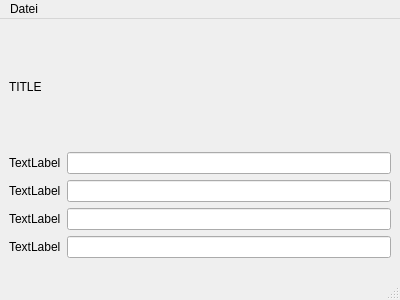
<?xml version="1.0" encoding="UTF-8"?>
<ui version="4.0">
 <class>C3dNamingDialog</class>
 <widget class="QMainWindow" name="C3dNamingDialog">
  <property name="geometry">
   <rect>
    <x>0</x>
    <y>0</y>
    <width>400</width>
    <height>300</height>
   </rect>
  </property>
  <property name="windowTitle">
   <string>C3dNamingDialog</string>
  </property>
  <widget class="QWidget" name="centralwidget">
   <layout class="QVBoxLayout" name="verticalLayout">
    <item>
     <widget class="QLabel" name="label_5">
      <property name="text">
       <string>TITLE</string>
      </property>
     </widget>
    </item>
    <item>
     <layout class="QFormLayout" name="formLayout">
      <item row="0" column="0">
       <widget class="QLabel" name="label">
        <property name="text">
         <string>TextLabel</string>
        </property>
       </widget>
      </item>
      <item row="0" column="1">
       <widget class="QLineEdit" name="lineEdit"/>
      </item>
      <item row="1" column="0">
       <widget class="QLabel" name="label_2">
        <property name="text">
         <string>TextLabel</string>
        </property>
       </widget>
      </item>
      <item row="1" column="1">
       <widget class="QLineEdit" name="lineEdit_2"/>
      </item>
      <item row="2" column="0">
       <widget class="QLabel" name="label_3">
        <property name="text">
         <string>TextLabel</string>
        </property>
       </widget>
      </item>
      <item row="2" column="1">
       <widget class="QLineEdit" name="lineEdit_3"/>
      </item>
      <item row="3" column="0">
       <widget class="QLabel" name="label_4">
        <property name="text">
         <string>TextLabel</string>
        </property>
       </widget>
      </item>
      <item row="3" column="1">
       <widget class="QLineEdit" name="lineEdit_4"/>
      </item>
     </layout>
    </item>
   </layout>
  </widget>
  <widget class="QMenuBar" name="menubar">
   <property name="geometry">
    <rect>
     <x>0</x>
     <y>0</y>
     <width>400</width>
     <height>22</height>
    </rect>
   </property>
   <widget class="QMenu" name="menuDatei">
    <property name="title">
     <string>Datei</string>
    </property>
    <addaction name="actionImport_csv"/>
   </widget>
   <addaction name="menuDatei"/>
  </widget>
  <widget class="QStatusBar" name="statusbar"/>
  <action name="actionImport_csv">
   <property name="text">
    <string>Import csv</string>
   </property>
  </action>
 </widget>
 <resources/>
 <connections/>
</ui>
